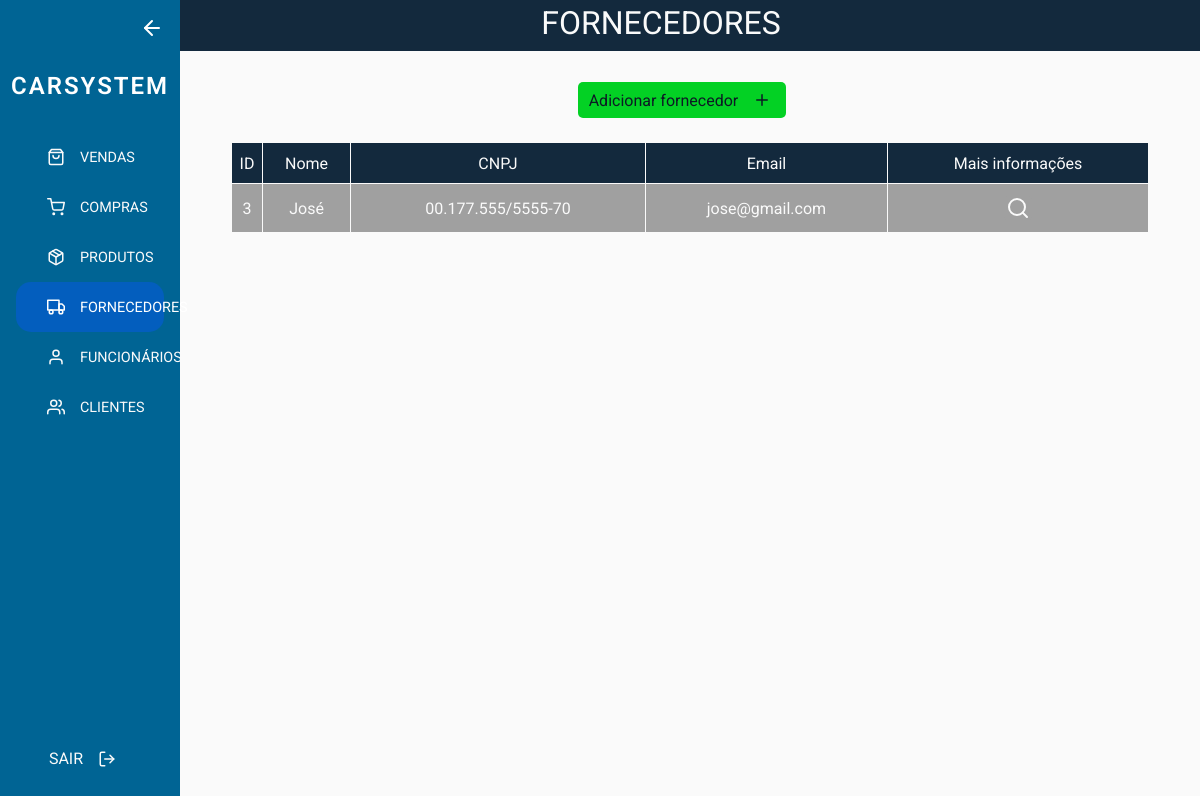
/provider (signed in), run on the app's committed database.
### tables this page shows
CREATE TABLE `fornecedor` (
  `id` int(11) NOT NULL,
  `nome` varchar(50) NOT NULL,
  `cnpj` varchar(18) NOT NULL,
  `endereco` varchar(80) DEFAULT NULL,
  `telefone` varchar(15) DEFAULT NULL,
  `email` varchar(50) DEFAULT NULL,
  `created` timestamp NOT NULL DEFAULT current_timestamp(),
  `edited` datetime DEFAULT NULL
);

### src/Controllers/ProviderController.php (called while the page is built, shortened)
<?php
    class ProviderController{
        public function show(){
            $provider = new ProviderModel();
            $params['providers'] = $provider->getAllProviders();
            $providerView = new ProviderView($params);
        }
    }
?>

### routes/routes.php (called while the page is built, shortened)
<?php
    require_once('app.php');
    Route::run();
?>

### index.php (called while the page is built, shortened)
<?php
    require_once('routes/routes.php');
?>

### src/database/DB.php (called while the page is built, shortened)
<?php
class DB
{
  private static $db;
  public function __construct()
  {
    $env = parse_ini_file('env.ini');
    self::$db = new PDO('mysql:host=' . $env['DB_HOST'] . ';dbname=' . $env['DB_DATABASE'], $env['DB_USERNAME'], $env['DB_PASSWORD'], array(PDO::MYSQL_ATTR_INIT_COMMAND => "SET NAMES utf8"));
    self::$db->setAttribute(PDO::ATTR_ERRMODE, PDO::ERRMODE_EXCEPTION);
    self::$db->setAttribute(PDO::ATTR_ORACLE_NULLS, PDO::NULL_EMPTY_STRING);
  }
  public static function getAll($sql)
  {
    $execute = self::$db->prepare($sql);
    $execute->execute();
    return $execute->fetchAll(PDO::FETCH_ASSOC);
  }
}

### src/Models/ProviderModel.php (called while the page is built, shortened)
<?php
    class ProviderModel extends DB{
        public function getAllProviders(){
            $sql = "SELECT * FROM Fornecedor ORDER BY nome ASC;";
            return DB::getAll($sql);
        }
    }
?>

### src/Views/ProviderView.php (the view, shortened to what this page needs)
<?php
    class ProviderView{
        public function __construct($params){
?>
            <!DOCTYPE html>
            <html lang="pt-BR">
            <head>
                <link rel="stylesheet" href="public/css/provider.css">
            </head>
            <body>
            <?php include "components/Sidebar.php" ?>
            <main>
            <header>
                <div class="header-conteudo">
                    <h1>FORNECEDORES</h1>
                </div>
            </header>
            <div class="botoesDireito">
                        <?php if($_SESSION['dados_usuario']['nivelAcesso'] == 2){ ?>
                            <a href="/add/provider" class="btnAdd">Adicionar fornecedor<i data-feather="plus"></i></a>
                        <?php } ?>
                    </div>
            <div class="content">
                <table class="tabela-consulta">
                    <thead>
                        <tr>
                            <td>ID</td>
                            <td>Nome</td>
                            <td>CNPJ</td>
                            <td>Email</td>
                            <td>Mais informações</td>
                        </tr>
                    </thead>
                    <tbody>
                        <?php foreach($params['providers'] as $provider){ ?>
                            <tr>
                            <td><?php echo $provider['id']; ?></td>
                                <td><?php echo $provider['nome']; ?></td>
                                <td><?php echo $provider['cnpj']; ?></td>
                                <td><?php echo $provider['email']; ?></td>
                                <td><button type="button" class="abrir-modal" onclick="consultarFornecedor(<?php echo $provider['id']; ?>)">
                                    <i data-feather="search"></i></button>
                                </td>
                            </tr>
                        <?php } ?>
                    </tbody>
                </table>
            </div>
            </main>
            </body>
            </html>
        <?php }
    }
?>

### routes/app.php (shortened to what this page needs)
<?php
    class Route{
        private static $routes = [];
        public static function get($route, $controller, $method = 'GET'){
            array_push(self::$routes, array(
                'route' => explode(':', $route)[0],
                'controller' => explode('@',$controller)[0],
                'function' => explode('@',$controller)[1],
                'method' => $method,
                'params' => $_REQUEST
            ));
        }
        public static function post($route, $controller, $method = 'POST'){
            array_push(self::$routes, array(
                'route' => $route,
                'controller' => explode('@',$controller)[0],
                'function' => explode('@',$controller)[1],
                'method' => $method,
                'params' => $_POST
            ));
        }
        public static function run($basepath = '/'){
            $parsed_url = parse_url($_SERVER['REQUEST_URI']);
            $method = $_SERVER['REQUEST_METHOD'];
            if(isset($parsed_url['path'])){
                $url = explode('&',$parsed_url['path'])[0];
            }else{
                $url = '/';
            }
            foreach(self::$routes as $route){
                if($route['route'] == $url){
                    if($route['method'] != $method){
                        header("HTTP/1.0 405 Method Not Allowed");
                    }else{
                        $function = $route['function'];
                        $controller = new $controller();
                        $controller->$function($route['params']);
                    }
                }
            }
        }
    }
?>

### public/css/global.css (style rules this page uses)
:root { --preto: #0d1a25; --verde: #03D124; --branco: #FAFAFA; --cinza: #BBBBBB; --cinza-escuro: #006494; --cinza-claro: #a0a0a0; --laranja: #006494; --azul: #006494; --azul-escuro: #006494; }
* { margin: 0; padding: 0; box-sizing: border-box; outline: none; font-family: "Roboto", sans-serif; }
body { display: flex; align-items: center; justify-content: center; background-color: var(--branco); width: 100vw; height: 100vh; }
main { width: 100vw; height: 100vh; display: flex; flex-direction: column; align-items: center; overflow-y: scroll; margin-bottom: 10px; }
main header { display: grid; height: 7vh; width: 100%; padding: 0; margin-bottom: 25px; background-color: #13293D; }
main header h1 { color: var(--branco); font-size: 4vh; font-weight: 400; }
main .content { width: 90%; }
button { cursor: pointer; }
.botoesDireito { display: flex; align-items: center; width: 100%; height: 4vw; justify-content: space-around; }
.btnAdd { background-color: #03D124; text-decoration: none; color: var(--preto); display: flex; align-items: center; border-radius: 5px; height: 3vw; padding-left: 1%; margin-right: 1.5%; }
.tabela-consulta { width: 100%; max-width: 100%; color: var(--branco); margin-top: 2%; border-spacing: 1; text-align: center; overflow-y: scroll; }
.tabela-consulta thead tr { font-weight: 400; height: 5vh; width: 12%; background: #13293D; }
.tabela-consulta tbody { overflow-y: scroll; }
.tabela-consulta tbody td { font-weight: 400; height: 4vw; text-align: center; background-color: #a0a0a0; }
main header .header-conteudo { padding-right: 20vh; }

### public/css/provider.css (style rules this page uses)
main header { grid-template-columns: 10% 1fr; }
main header .header-conteudo { display: flex; padding-right: 5vw; justify-content: center; align-items: center; }
.abrir-modal { color: var(--branco); background-color: #a0a0a0; border-radius: 5px; border: none; height: 2vw; width: 2.5vw; cursor: pointer; }

### public/css/sidebar.css (style rules this page uses)
a svg { height: 1.5vw; margin: 0 1vw; }

### data on the page
fornecedor: id "3", nome "José", cnpj "00.177.555/5555-70", email "jose@gmail.com"
